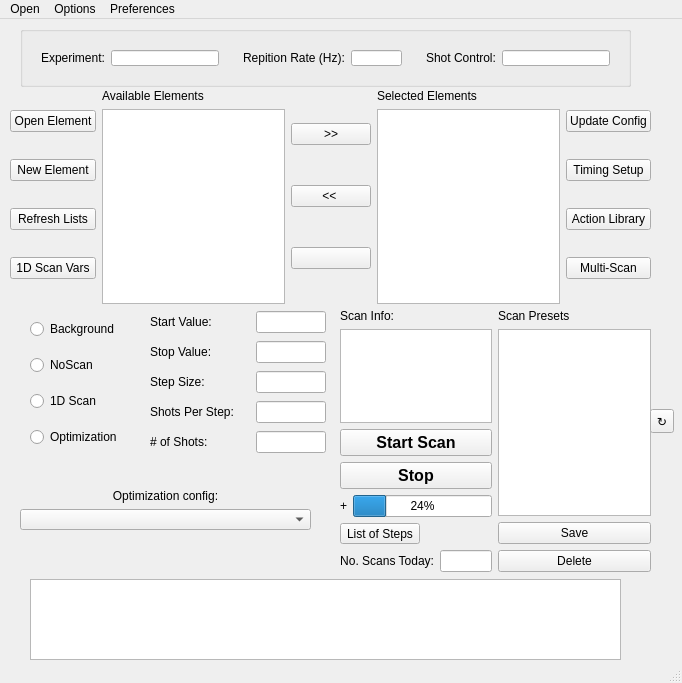
<?xml version="1.0" encoding="UTF-8"?>
<ui version="4.0">
 <class>MainWindow</class>
 <widget class="QMainWindow" name="MainWindow">
  <property name="geometry">
   <rect>
    <x>0</x>
    <y>0</y>
    <width>682</width>
    <height>683</height>
   </rect>
  </property>
  <property name="windowTitle">
   <string>GEECS Scanner</string>
  </property>
  <widget class="QWidget" name="centralwidget">
   <widget class="QPlainTextEdit" name="logDisplay">
    <property name="geometry">
     <rect>
      <x>30</x>
      <y>560</y>
      <width>591</width>
      <height>81</height>
     </rect>
    </property>
   </widget>
   <widget class="QWidget" name="layoutWidget">
    <property name="geometry">
     <rect>
      <x>10</x>
      <y>290</y>
      <width>121</width>
      <height>151</height>
     </rect>
    </property>
    <layout class="QVBoxLayout" name="verticalLayout">
     <property name="leftMargin">
      <number>20</number>
     </property>
     <item>
      <widget class="QRadioButton" name="backgroundRadioButton">
       <property name="text">
        <string>Background</string>
       </property>
       <attribute name="buttonGroup">
        <string notr="true">buttonGroup</string>
       </attribute>
      </widget>
     </item>
     <item>
      <widget class="QRadioButton" name="noscanRadioButton">
       <property name="text">
        <string>NoScan</string>
       </property>
       <attribute name="buttonGroup">
        <string notr="true">buttonGroup</string>
       </attribute>
      </widget>
     </item>
     <item>
      <widget class="QRadioButton" name="scanRadioButton">
       <property name="text">
        <string>1D Scan</string>
       </property>
       <attribute name="buttonGroup">
        <string notr="true">buttonGroup</string>
       </attribute>
      </widget>
     </item>
     <item>
      <widget class="QRadioButton" name="optimizationRadioButton">
       <property name="text">
        <string>Optimization</string>
       </property>
       <attribute name="buttonGroup">
        <string notr="true">buttonGroup</string>
       </attribute>
      </widget>
     </item>
    </layout>
   </widget>
   <widget class="QGroupBox" name="groupBox">
    <property name="geometry">
     <rect>
      <x>20</x>
      <y>7</y>
      <width>611</width>
      <height>61</height>
     </rect>
    </property>
    <property name="title">
     <string/>
    </property>
    <layout class="QHBoxLayout" name="horizontalLayout">
     <item>
      <widget class="QWidget" name="widget" native="true">
       <property name="sizePolicy">
        <sizepolicy hsizetype="Preferred" vsizetype="Preferred">
         <horstretch>0</horstretch>
         <verstretch>0</verstretch>
        </sizepolicy>
       </property>
       <layout class="QHBoxLayout" name="horizontalLayout_2">
        <item>
         <widget class="QLabel" name="label">
          <property name="text">
           <string>Experiment:</string>
          </property>
         </widget>
        </item>
        <item>
         <widget class="QLineEdit" name="experimentDisplay">
          <property name="autoFillBackground">
           <bool>false</bool>
          </property>
          <property name="readOnly">
           <bool>true</bool>
          </property>
         </widget>
        </item>
       </layout>
      </widget>
     </item>
     <item>
      <widget class="QWidget" name="widget_2" native="true">
       <property name="sizePolicy">
        <sizepolicy hsizetype="Preferred" vsizetype="Preferred">
         <horstretch>3</horstretch>
         <verstretch>0</verstretch>
        </sizepolicy>
       </property>
       <layout class="QHBoxLayout" name="horizontalLayout_3">
        <item>
         <widget class="QLabel" name="label_11">
          <property name="text">
           <string>Repition Rate (Hz):</string>
          </property>
         </widget>
        </item>
        <item>
         <widget class="QLineEdit" name="repititionRateDisplay">
          <property name="autoFillBackground">
           <bool>false</bool>
          </property>
          <property name="text">
           <string/>
          </property>
          <property name="readOnly">
           <bool>false</bool>
          </property>
         </widget>
        </item>
       </layout>
      </widget>
     </item>
     <item>
      <widget class="QWidget" name="widget_3" native="true">
       <property name="sizePolicy">
        <sizepolicy hsizetype="Preferred" vsizetype="Preferred">
         <horstretch>0</horstretch>
         <verstretch>0</verstretch>
        </sizepolicy>
       </property>
       <layout class="QHBoxLayout" name="horizontalLayout_4">
        <item>
         <widget class="QLabel" name="label_14">
          <property name="text">
           <string>Shot Control:</string>
          </property>
         </widget>
        </item>
        <item>
         <widget class="QLineEdit" name="lineTimingDevice"/>
        </item>
       </layout>
      </widget>
     </item>
    </layout>
   </widget>
   <widget class="QWidget" name="layoutWidget">
    <property name="geometry">
     <rect>
      <x>340</x>
      <y>290</y>
      <width>311</width>
      <height>263</height>
     </rect>
    </property>
    <layout class="QHBoxLayout" name="horizontalLayout_5">
     <item>
      <layout class="QVBoxLayout" name="verticalLayout_10">
       <item>
        <layout class="QVBoxLayout" name="verticalLayout_3">
         <item>
          <widget class="QLabel" name="label_4">
           <property name="text">
            <string>Scan Info:</string>
           </property>
          </widget>
         </item>
         <item>
          <widget class="QTextEdit" name="textEditScanInfo"/>
         </item>
        </layout>
       </item>
       <item>
        <layout class="QVBoxLayout" name="verticalLayout_2">
         <item>
          <widget class="QPushButton" name="startScanButton">
           <property name="font">
            <font>
             <pointsize>12</pointsize>
             <weight>75</weight>
             <bold>true</bold>
            </font>
           </property>
           <property name="autoFillBackground">
            <bool>false</bool>
           </property>
           <property name="text">
            <string>Start Scan</string>
           </property>
          </widget>
         </item>
         <item>
          <widget class="QPushButton" name="stopScanButton">
           <property name="font">
            <font>
             <pointsize>12</pointsize>
             <weight>75</weight>
             <bold>true</bold>
            </font>
           </property>
           <property name="autoFillBackground">
            <bool>false</bool>
           </property>
           <property name="text">
            <string>Stop</string>
           </property>
          </widget>
         </item>
         <item>
          <layout class="QHBoxLayout" name="horizontalLayout_6">
           <item>
            <widget class="QLabel" name="scanStatusIndicator">
             <property name="autoFillBackground">
              <bool>false</bool>
             </property>
             <property name="text">
              <string>+</string>
             </property>
            </widget>
           </item>
           <item>
            <widget class="QProgressBar" name="progressBar">
             <property name="value">
              <number>24</number>
             </property>
            </widget>
           </item>
          </layout>
         </item>
         <item>
          <widget class="QToolButton" name="toolbuttonStepList">
           <property name="text">
            <string>List of Steps</string>
           </property>
           <property name="popupMode">
            <enum>QToolButton::InstantPopup</enum>
           </property>
          </widget>
         </item>
         <item>
          <layout class="QHBoxLayout" name="NoScansToday">
           <item>
            <widget class="QLabel" name="labelScanNumber">
             <property name="text">
              <string>No. Scans Today:</string>
             </property>
             <property name="alignment">
              <set>Qt::AlignRight|Qt::AlignTrailing|Qt::AlignVCenter</set>
             </property>
            </widget>
           </item>
           <item>
            <widget class="QLineEdit" name="lineLastScan">
             <property name="text">
              <string/>
             </property>
             <property name="readOnly">
              <bool>true</bool>
             </property>
            </widget>
           </item>
          </layout>
         </item>
        </layout>
       </item>
      </layout>
     </item>
     <item>
      <layout class="QVBoxLayout" name="verticalLayout_4">
       <item>
        <widget class="QLabel" name="label_5">
         <property name="text">
          <string>Scan Presets</string>
         </property>
        </widget>
       </item>
       <item>
        <widget class="QListWidget" name="listScanPresets"/>
       </item>
       <item>
        <widget class="QPushButton" name="presetSaveButton">
         <property name="text">
          <string>Save</string>
         </property>
        </widget>
       </item>
       <item>
        <widget class="QPushButton" name="presetDeleteButton">
         <property name="text">
          <string>Delete</string>
         </property>
        </widget>
       </item>
      </layout>
     </item>
    </layout>
   </widget>
   <widget class="QToolButton" name="btnRefreshOptConfigs">
    <property name="geometry">
     <rect>
      <x>650</x>
      <y>390</y>
      <width>24</width>
      <height>24</height>
     </rect>
    </property>
    <property name="visible">
     <bool>true</bool>
    </property>
    <property name="text">
     <string>↻</string>
    </property>
   </widget>
   <widget class="QWidget" name="layoutWidget">
    <property name="geometry">
     <rect>
      <x>10</x>
      <y>70</y>
      <width>641</width>
      <height>215</height>
     </rect>
    </property>
    <layout class="QHBoxLayout" name="horizontalLayout_8">
     <item>
      <layout class="QVBoxLayout" name="verticalLayout_7">
       <item>
        <widget class="QPushButton" name="editDeviceButton">
         <property name="text">
          <string>Open Element</string>
         </property>
        </widget>
       </item>
       <item>
        <widget class="QPushButton" name="newDeviceButton">
         <property name="text">
          <string>New Element</string>
         </property>
        </widget>
       </item>
       <item>
        <widget class="QPushButton" name="buttonRefreshLists">
         <property name="text">
          <string>Refresh Lists</string>
         </property>
        </widget>
       </item>
       <item>
        <widget class="QPushButton" name="buttonScanVariables">
         <property name="text">
          <string>1D Scan Vars</string>
         </property>
        </widget>
       </item>
      </layout>
     </item>
     <item>
      <layout class="QVBoxLayout" name="verticalLayout_9">
       <item>
        <widget class="QLabel" name="label_2">
         <property name="text">
          <string>Available Elements</string>
         </property>
        </widget>
       </item>
       <item>
        <widget class="QListWidget" name="foundDevices"/>
       </item>
      </layout>
     </item>
     <item>
      <layout class="QVBoxLayout" name="verticalLayout_8">
       <item>
        <widget class="QPushButton" name="addDeviceButton">
         <property name="text">
          <string>&gt;&gt;</string>
         </property>
        </widget>
       </item>
       <item>
        <widget class="QPushButton" name="removeDeviceButton">
         <property name="text">
          <string>&lt;&lt; </string>
         </property>
        </widget>
       </item>
       <item>
        <widget class="QPushButton" name="buttonDeleteElement">
         <property name="text">
          <string/>
         </property>
        </widget>
       </item>
      </layout>
     </item>
     <item>
      <layout class="QVBoxLayout" name="verticalLayout_5">
       <item>
        <widget class="QLabel" name="label_3">
         <property name="text">
          <string>Selected Elements</string>
         </property>
        </widget>
       </item>
       <item>
        <widget class="QListWidget" name="selectedDevices"/>
       </item>
      </layout>
     </item>
     <item>
      <layout class="QVBoxLayout" name="verticalLayout_6">
       <item>
        <widget class="QPushButton" name="buttonUpdateConfig">
         <property name="text">
          <string>Update Config</string>
         </property>
        </widget>
       </item>
       <item>
        <widget class="QPushButton" name="buttonOpenTimingSetup">
         <property name="text">
          <string>Timing Setup</string>
         </property>
        </widget>
       </item>
       <item>
        <widget class="QPushButton" name="buttonActionLibrary">
         <property name="text">
          <string>Action Library</string>
         </property>
        </widget>
       </item>
       <item>
        <widget class="QPushButton" name="buttonLaunchMultiScan">
         <property name="text">
          <string>Multi-Scan</string>
         </property>
        </widget>
       </item>
      </layout>
     </item>
    </layout>
   </widget>
   <widget class="QWidget" name="startStopStepWidget" native="true">
    <property name="geometry">
     <rect>
      <x>150</x>
      <y>290</y>
      <width>176</width>
      <height>151</height>
     </rect>
    </property>
    <layout class="QVBoxLayout" name="verticalLayout_13">
     <item>
      <layout class="QHBoxLayout" name="horizontalLayout_7">
       <item>
        <widget class="QLabel" name="labelStartValue">
         <property name="text">
          <string>Start Value:</string>
         </property>
        </widget>
       </item>
       <item>
        <widget class="QLineEdit" name="lineStartValue">
         <property name="maximumSize">
          <size>
           <width>70</width>
           <height>16777215</height>
          </size>
         </property>
        </widget>
       </item>
      </layout>
     </item>
     <item>
      <layout class="QHBoxLayout" name="horizontalLayout_9">
       <item>
        <widget class="QLabel" name="labelStopValue">
         <property name="text">
          <string>Stop Value:</string>
         </property>
        </widget>
       </item>
       <item>
        <widget class="QLineEdit" name="lineStopValue">
         <property name="maximumSize">
          <size>
           <width>70</width>
           <height>16777215</height>
          </size>
         </property>
        </widget>
       </item>
      </layout>
     </item>
     <item>
      <layout class="QHBoxLayout" name="horizontalLayout_10">
       <item>
        <widget class="QLabel" name="label_9">
         <property name="text">
          <string>Step Size:</string>
         </property>
        </widget>
       </item>
       <item>
        <widget class="QLineEdit" name="lineStepSize">
         <property name="maximumSize">
          <size>
           <width>70</width>
           <height>16777215</height>
          </size>
         </property>
        </widget>
       </item>
      </layout>
     </item>
     <item>
      <layout class="QHBoxLayout" name="horizontalLayout_11">
       <item>
        <widget class="QLabel" name="label_13">
         <property name="text">
          <string>Shots Per Step:</string>
         </property>
        </widget>
       </item>
       <item>
        <widget class="QLineEdit" name="lineShotStep">
         <property name="maximumSize">
          <size>
           <width>70</width>
           <height>16777215</height>
          </size>
         </property>
        </widget>
       </item>
      </layout>
     </item>
     <item>
      <layout class="QHBoxLayout" name="horizontalLayout_12">
       <item>
        <widget class="QLabel" name="labelLineNumShots">
         <property name="text">
          <string># of Shots:</string>
         </property>
        </widget>
       </item>
       <item>
        <widget class="QLineEdit" name="lineNumShots">
         <property name="maximumSize">
          <size>
           <width>70</width>
           <height>16777215</height>
          </size>
         </property>
        </widget>
       </item>
      </layout>
     </item>
    </layout>
   </widget>
   <widget class="QStackedWidget" name="stackScanMode">
    <property name="geometry">
     <rect>
      <x>10</x>
      <y>460</y>
      <width>311</width>
      <height>61</height>
     </rect>
    </property>
    <property name="currentIndex">
     <number>2</number>
    </property>
    <widget class="QWidget" name="pageNoScan"/>
    <widget class="QWidget" name="page1DScan">
     <widget class="QWidget" name="layoutWidget">
      <property name="geometry">
       <rect>
        <x>11</x>
        <y>11</y>
        <width>291</width>
        <height>41</height>
       </rect>
      </property>
      <layout class="QVBoxLayout" name="verticalLayout_12">
       <item>
        <widget class="QLabel" name="label_6">
         <property name="text">
          <string>Scan Variable:</string>
         </property>
        </widget>
       </item>
       <item>
        <widget class="QLineEdit" name="lineScanVariable"/>
       </item>
      </layout>
     </widget>
    </widget>
    <widget class="QWidget" name="pageOptimize">
     <widget class="QWidget" name="layoutWidget">
      <property name="geometry">
       <rect>
        <x>10</x>
        <y>10</y>
        <width>291</width>
        <height>41</height>
       </rect>
      </property>
      <layout class="QVBoxLayout" name="verticalLayout_11">
       <item>
        <widget class="QLabel" name="labelOptimizationConfig">
         <property name="visible">
          <bool>false</bool>
         </property>
         <property name="text">
          <string>Optimization config:</string>
         </property>
         <property name="alignment">
          <set>Qt::AlignCenter</set>
         </property>
        </widget>
       </item>
       <item>
        <widget class="QComboBox" name="comboOptimizationConfig">
         <property name="visible">
          <bool>false</bool>
         </property>
        </widget>
       </item>
      </layout>
     </widget>
    </widget>
   </widget>
   <zorder>layoutWidget</zorder>
   <zorder>layoutWidget</zorder>
   <zorder>layoutWidget</zorder>
   <zorder>logDisplay</zorder>
   <zorder>groupBox</zorder>
   <zorder>btnRefreshOptConfigs</zorder>
   <zorder>startStopStepWidget</zorder>
   <zorder>stackScanMode</zorder>
  </widget>
  <widget class="QStatusBar" name="statusBar"/>
  <widget class="QMenuBar" name="menuBar">
   <property name="geometry">
    <rect>
     <x>0</x>
     <y>0</y>
     <width>682</width>
     <height>21</height>
    </rect>
   </property>
   <widget class="QMenu" name="menuOptions">
    <property name="title">
     <string>Options</string>
    </property>
   </widget>
   <widget class="QMenu" name="menuOpen">
    <property name="title">
     <string>Open</string>
    </property>
    <addaction name="action_open_Experiment_Config_Folder"/>
    <addaction name="action_open_User_Config_File"/>
    <addaction name="action_open_Daily_Scan_Folder"/>
    <addaction name="separator"/>
    <addaction name="action_open_Github_Page"/>
    <addaction name="actionExperiment_Scanlog"/>
   </widget>
   <widget class="QMenu" name="menuPreferences">
    <property name="title">
     <string>Preferences</string>
    </property>
    <addaction name="actionDarkMode"/>
    <addaction name="actionRandomizedBeeps"/>
   </widget>
   <addaction name="menuOpen"/>
   <addaction name="menuOptions"/>
   <addaction name="menuPreferences"/>
  </widget>
  <action name="actionLog">
   <property name="text">
    <string>Log</string>
   </property>
  </action>
  <action name="action_open_Experiment_Config_Folder">
   <property name="text">
    <string>Experiment Config Folder</string>
   </property>
  </action>
  <action name="action_open_User_Config_File">
   <property name="text">
    <string>User Config File</string>
   </property>
  </action>
  <action name="action_open_Daily_Scan_Folder">
   <property name="text">
    <string>Daily Scan Folder</string>
   </property>
  </action>
  <action name="action_open_Github_Page">
   <property name="text">
    <string>Github Page</string>
   </property>
  </action>
  <action name="actionDarkMode">
   <property name="checkable">
    <bool>true</bool>
   </property>
   <property name="text">
    <string>Dark Mode</string>
   </property>
  </action>
  <action name="actionRandomizedBeeps">
   <property name="checkable">
    <bool>true</bool>
   </property>
   <property name="text">
    <string>Randomized Beeps</string>
   </property>
  </action>
  <action name="actionExperiment_Scanlog">
   <property name="text">
    <string>Experiment Scanlog</string>
   </property>
  </action>
 </widget>
 <resources/>
 <connections/>
 <buttongroups>
  <buttongroup name="buttonGroup"/>
 </buttongroups>
</ui>
